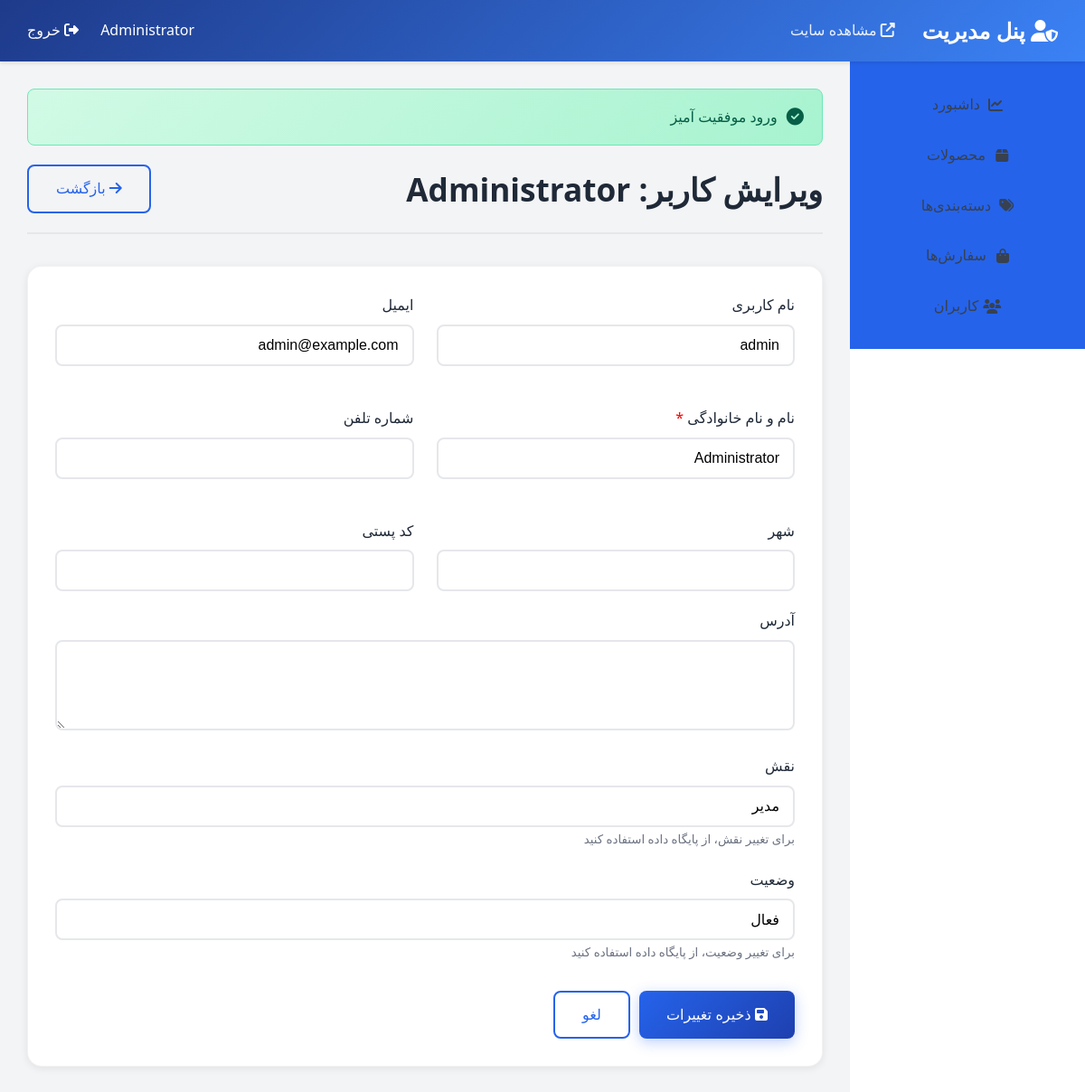
The page /admin/user-edit.php?id=1 (signed in) on the database its author committed.
### tables this page shows
CREATE TABLE IF NOT EXISTS users (
    id INT AUTO_INCREMENT PRIMARY KEY,
    username VARCHAR(50) NOT NULL UNIQUE,
    email VARCHAR(100) NOT NULL UNIQUE,
    password VARCHAR(255) NOT NULL,
    full_name VARCHAR(100) NOT NULL,
    phone VARCHAR(20),
    address TEXT,
    city VARCHAR(50),
    postal_code VARCHAR(20),
    role ENUM('admin', 'customer') DEFAULT 'customer',
    status ENUM('active', 'inactive', 'banned') DEFAULT 'active',
    created_at TIMESTAMP DEFAULT CURRENT_TIMESTAMP,
    updated_at TIMESTAMP DEFAULT CURRENT_TIMESTAMP ON UPDATE CURRENT_TIMESTAMP,
    INDEX idx_username (username),
    INDEX idx_email (email),
    INDEX idx_role (role)
);

### includes/functions.php (called while the page is built, shortened)
<?php
function isLoggedIn() {
    return isset($_SESSION['user_id']);
}
function getCurrentUserId() {
    return $_SESSION['user_id'] ?? null;
}
function getCurrentUser() {
    $db = getDB();
    $userId = getCurrentUserId();
    $stmt = $db->prepare("SELECT id, username, email, full_name, phone, address, city, postal_code, role FROM users WHERE id = ?");
    $stmt->bind_param("i", $userId);
    $stmt->execute();
    $result = $stmt->get_result();
    return $result->fetch_assoc();
}
function getFlashMessage() {
    if (isset($_SESSION['flash_message'])) {
        $flash = $_SESSION['flash_message'];
        return $flash;
    }
    return null;
}

### includes/db.php (called while the page is built, shortened)
<?php
class Database {
    private static $instance = null;
    private $connection;
    private function __construct() {
        try {
            $this->connection = new mysqli(DB_HOST, DB_USER, DB_PASS, DB_NAME);
            $this->connection->set_charset("utf8mb4");
        } catch (Exception $e) {
            die("Database connection error: " . $e->getMessage());
        }
    }
    public static function getInstance() {
        if (self::$instance === null) {
            self::$instance = new self();
        }
        return self::$instance;
    }
    public function prepare($sql) {
        return $this->connection->prepare($sql);
    }
}
function getDB() {
    return Database::getInstance();
}

### includes/User.php (called while the page is built, shortened)
<?php
require_once __DIR__ . '/db.php';
require_once __DIR__ . '/functions.php';
class User {
    private $db;
    public function __construct() {
        $this->db = getDB();
    }
    public function getUserById($userId) {
        $stmt = $this->db->prepare("SELECT id, username, email, full_name, phone, address, city, postal_code, role, status, created_at FROM users WHERE id = ?");
        $stmt->bind_param("i", $userId);
        $stmt->execute();
        $result = $stmt->get_result();
        return $result->fetch_assoc();
    }
}

### admin/user-edit.php (the view, shortened to what this page needs)
<?php
require_once __DIR__ . '/../includes/db.php';
require_once __DIR__ . '/../includes/functions.php';
require_once __DIR__ . '/../includes/User.php';
$userObj = new User();
$userId = isset($_GET['id']) ? intval($_GET['id']) : 0;
$user = $userObj->getUserById($userId);
require_once 'header.php';
?>
<div class="page-header">
    <h1 class="page-title">ویرایش کاربر: <?php echo htmlspecialchars($user['full_name']); ?></h1>
    <a href="<?php echo ADMIN_URL; ?>/users.php" class="btn btn-outline">
        <i class="fas fa-arrow-right"></i> بازگشت
    </a>
</div>
<div class="admin-card">
    <form method="POST" action="">
        <div class="form-grid">
            <div class="form-group">
                <label class="form-label">نام کاربری</label>
                <input type="text" class="form-control" value="<?php echo htmlspecialchars($user['username']); ?>" readonly>
            </div>
            <div class="form-group">
                <label class="form-label">ایمیل</label>
                <input type="email" class="form-control" value="<?php echo htmlspecialchars($user['email']); ?>" readonly>
            </div>
            <div class="form-group">
                <label class="form-label">نام و نام خانوادگی <span style="color: red;">*</span></label>
                <input type="text" name="full_name" class="form-control" required
                       value="<?php echo htmlspecialchars($user['full_name']); ?>">
            </div>
            <div class="form-group">
                <label class="form-label">شماره تلفن</label>
                <input type="text" name="phone" class="form-control"
                       value="<?php echo htmlspecialchars($user['phone'] ?? ''); ?>">
            </div>
            <div class="form-group">
                <label class="form-label">شهر</label>
                <input type="text" name="city" class="form-control"
                       value="<?php echo htmlspecialchars($user['city'] ?? ''); ?>">
            </div>
            <div class="form-group">
                <label class="form-label">کد پستی</label>
                <input type="text" name="postal_code" class="form-control"
                       value="<?php echo htmlspecialchars($user['postal_code'] ?? ''); ?>">
            </div>
        </div>
        <div class="form-group">
            <label class="form-label">آدرس</label>
            <textarea name="address" class="form-control" rows="3"><?php echo htmlspecialchars($user['address'] ?? ''); ?></textarea>
        </div>
        <div class="form-group">
            <label class="form-label">نقش</label>
            <input type="text" class="form-control" value="<?php echo $user['role'] == 'admin' ? 'مدیر' : 'مشتری'; ?>" readonly>
            <small style="color: var(--text-light);">برای تغییر نقش، از پایگاه داده استفاده کنید</small>
        </div>
        <div class="form-group">
            <label class="form-label">وضعیت</label>
            <input type="text" class="form-control" value="<?php
                $statusMap = ['active' => 'فعال', 'inactive' => 'غیرفعال', 'banned' => 'مسدود'];
                echo $statusMap[$user['status']] ?? 'نامشخص';
            ?>" readonly>
            <small style="color: var(--text-light);">برای تغییر وضعیت، از پایگاه داده استفاده کنید</small>
        </div>
        <div style="display: flex; gap: 10px; margin-top: 30px;">
            <button type="submit" class="btn btn-primary">
                <i class="fas fa-save"></i> ذخیره تغییرات
            </button>
            <a href="<?php echo ADMIN_URL; ?>/users.php" class="btn btn-outline">
                لغو
            </a>
        </div>
    </form>
</div>
<?php require_once 'footer.php'; ?>

### admin/header.php (shortened to what this page needs)
<?php
require_once __DIR__ . '/../includes/db.php';
require_once __DIR__ . '/../includes/functions.php';
$currentUser = getCurrentUser();
?>
<!DOCTYPE html>
<html lang="fa">
<head>
    <link rel="stylesheet" href="<?php echo SITE_URL; ?>/assets/css/style.css">
    <link rel="stylesheet" href="<?php echo SITE_URL; ?>/assets/css/admin.css">
    <link rel="stylesheet" href="https://cdnjs.cloudflare.com/ajax/libs/font-awesome/6.4.0/css/all.min.css">
</head>
<body style="background: #f3f4f6;">
    <header style="background: linear-gradient(135deg, #1e3a8a, #3b82f6); box-shadow: 0 2px 4px rgba(0,0,0,0.1);">
        <div style="padding: 15px 30px; display: flex; justify-content: space-between; align-items: center;">
            <div style="display: flex; align-items: center; gap: 30px;">
                <h1 style="color: white; font-size: 1.5rem; margin: 0;">
                    <i class="fas fa-user-shield"></i> پنل مدیریت
                </h1>
                <a href="<?php echo SITE_URL; ?>/public/index.php" target="_blank" style="color: white; opacity: 0.9;">
                    <i class="fas fa-external-link-alt"></i> مشاهده سایت
                </a>
            </div>
            <div style="color: white;">
                <span><?php echo htmlspecialchars($currentUser['full_name']); ?></span>
                <a href="<?php echo SITE_URL; ?>/public/logout.php" style="color: white; margin-right: 20px;">
                    <i class="fas fa-sign-out-alt"></i> خروج
                </a>
            </div>
        </div>
    </header>
    <div style="display: flex; min-height: calc(100vh - 60px);">
        <aside style="width: 260px; background: white; box-shadow: 2px 0 4px rgba(0,0,0,0.05);">
            <nav style="padding: 20px 0;">
                <ul style="list-style: none; padding: 0; margin: 0;">
                    <li>
                        <a href="<?php echo ADMIN_URL; ?>/index.php" style="display: flex; align-items: center; padding: 15px 25px; color: var(--text-color); transition: all 0.3s;">
                            <i class="fas fa-chart-line" style="width: 25px;"></i>
                            <span>داشبورد</span>
                        </a>
                    </li>
                    <li>
                        <a href="<?php echo ADMIN_URL; ?>/products.php" style="display: flex; align-items: center; padding: 15px 25px; color: var(--text-color); transition: all 0.3s;">
                            <i class="fas fa-box" style="width: 25px;"></i>
                            <span>محصولات</span>
                        </a>
                    </li>
                    <li>
                        <a href="<?php echo ADMIN_URL; ?>/categories.php" style="display: flex; align-items: center; padding: 15px 25px; color: var(--text-color); transition: all 0.3s;">
                            <i class="fas fa-tags" style="width: 25px;"></i>
                            <span>دسته‌بندی‌ها</span>
                        </a>
                    </li>
                    <li>
                        <a href="<?php echo ADMIN_URL; ?>/orders.php" style="display: flex; align-items: center; padding: 15px 25px; color: var(--text-color); transition: all 0.3s;">
                            <i class="fas fa-shopping-bag" style="width: 25px;"></i>
                            <span>سفارش‌ها</span>
                        </a>
                    </li>
                    <li>
                        <a href="<?php echo ADMIN_URL; ?>/users.php" style="display: flex; align-items: center; padding: 15px 25px; color: var(--text-color); transition: all 0.3s;">
                            <i class="fas fa-users" style="width: 25px;"></i>
                            <span>کاربران</span>
                        </a>
                    </li>
                </ul>
            </nav>
        </aside>
        <main style="flex: 1; padding: 30px;">
            <?php
            $flash = getFlashMessage();
            if ($flash):
            ?>
                <div class="alert alert-<?php echo $flash['type']; ?>" style="margin-bottom: 20px;">
                    <?php echo htmlspecialchars($flash['message']); ?>
                </div>
            <?php endif; ?>

### assets/css/style.css (style rules this page uses)
* { margin: 0; padding: 0; box-sizing: border-box; }
:root { --primary-color: #2563eb; --primary-dark: #1e40af; --secondary-color: #10b981; --danger-color: #ef4444; --warning-color: #f59e0b; --dark-color: #1f2937; --light-color: #f9fafb; --border-color: #e5e7eb; --text-color: #374151; --text-light: #6b7280; --white: #ffffff; --shadow: 0 1px 3px 0 rgba(0, 0, 0, 0.1), 0 1px 2px 0 rgba(0, 0, 0, 0.06); --shadow-md: 0 4px 6px -1px rgba(0, 0, 0, 0.1), 0 2px 4px -1px rgba(0, 0, 0, 0.06); --shadow-lg: 0 10px 15px -3px rgba(0, 0, 0, 0.1), 0 4px 6px -2px rgba(0, 0, 0, 0.05); }
body { font-family: 'Segoe UI', Tahoma, Geneva, Verdana, sans-serif; direction: rtl; text-align: right; line-height: 1.6; color: var(--text-color); background-color: var(--light-color); overflow-x: hidden; }
html { scroll-behavior: smooth; }
a { text-decoration: none; color: inherit; transition: all 0.3s ease; }
header { background: var(--white); box-shadow: var(--shadow); position: sticky; top: 0; z-index: 1000; }
nav { background: var(--primary-color); padding: 0; }
nav ul { list-style: none; display: flex; justify-content: center; flex-wrap: wrap; }
nav li { position: relative; }
nav a { display: block; padding: 15px 25px; color: var(--white); transition: background 0.3s; }
.btn { display: inline-block; padding: 12px 30px; border-radius: 8px; font-size: 1rem; cursor: pointer; border: none; transition: all 0.3s ease; text-decoration: none; position: relative; overflow: hidden; }
.btn::before { content: ''; position: absolute; top: 50%; left: 50%; width: 0; height: 0; border-radius: 50%; background: rgba(255, 255, 255, 0.3); transform: translate(-50%, -50%); transition: width 0.6s, height 0.6s; }
.btn-primary { background: linear-gradient(135deg, var(--primary-color) 0%, var(--primary-dark) 100%); color: var(--white); box-shadow: 0 4px 15px rgba(37, 99, 235, 0.3); }
.btn-outline { background: transparent; border: 2px solid var(--primary-color); color: var(--primary-color); }
.form-group { margin-bottom: 20px; }
.form-label { display: block; margin-bottom: 8px; font-weight: 500; color: var(--dark-color); }
.form-control { width: 100%; padding: 12px 15px; border: 2px solid var(--border-color); border-radius: 8px; font-size: 1rem; transition: all 0.3s ease; background: var(--white); }
textarea.form-control { resize: vertical; min-height: 100px; }
.alert { padding: 15px 20px; border-radius: 8px; margin-bottom: 20px; animation: fadeIn 0.5s ease-out; display: flex; align-items: center; gap: 10px; }
.alert::before { font-family: 'Font Awesome 6 Free'; font-weight: 900; font-size: 1.2rem; }
.alert-success { background: linear-gradient(135deg, #d1fae5 0%, #a7f3d0 100%); color: #065f46; border: 1px solid #6ee7b7; }
.alert-success::before { content: '\f058'; }

### assets/css/admin.css (style rules this page uses)
.admin-card { background: white; border-radius: 16px; padding: 30px; box-shadow: 0 2px 8px rgba(0,0,0,0.08); margin-bottom: 25px; border: 1px solid rgba(0,0,0,0.05); transition: all 0.3s ease; }
.form-grid { display: grid; grid-template-columns: repeat(auto-fit, minmax(300px, 1fr)); gap: 25px; }
.page-header { display: flex; justify-content: space-between; align-items: center; margin-bottom: 35px; padding-bottom: 20px; border-bottom: 2px solid #e5e7eb; }
.page-title { font-size: 2.2rem; color: var(--dark-color); margin: 0; font-weight: 800; }

### rows shown on the page
users: full_name "Administrator", username "admin", email "admin@example.com", role "مدیر", status "فعال"

### other values the page prints
$flash['message'] "ورود موفقیت آمیز"
